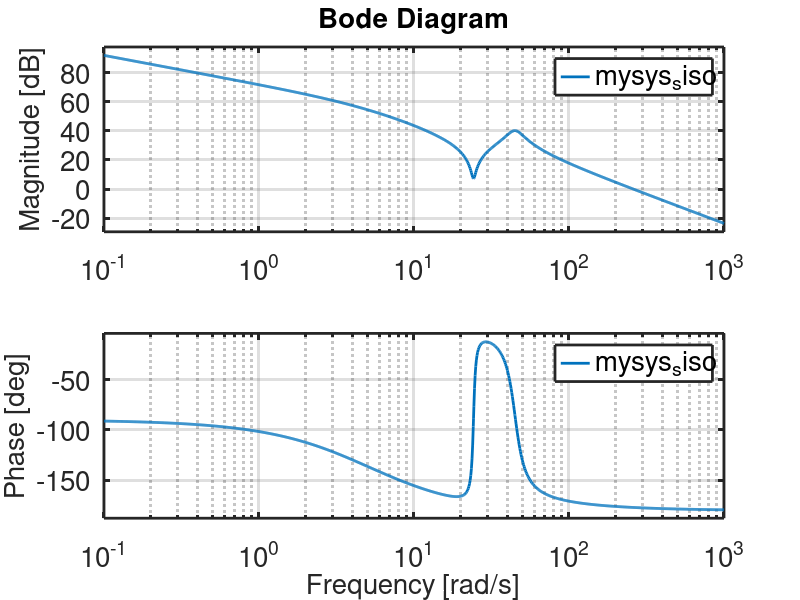

This chart was generated by the following MATLAB code: (Note: this script raises an error after producing the figure.)
% N. Boechler 1/15/24
% Example for 2DOF rotational system; free-free, onsite dampers

clc;
clear all;
close all;

% simulation duration
cycles_open=2; % number of cycles of characteristic time open loop
cycles_closed=10; % number of cycles of characteristic time closed loop
close_loop_step_target=2000; % closed loop step target [counts]

% system parameters
wn1=38.1780; % rad/s
wn2=24.2116; % rad/s
B1=0.1824; % beta
B2=0.0255;  % beta
k2=0.022; % V/m

m1=k2/wn1^2; % Vs^2/counts
m2=k2/wn2^2; % Vs^2/counts
d1=k2*2*B1/wn1; % Vs/count
d2=k2*2*B2/wn2; % Vs/count

% setup state space
A=[0 1 0 0; ...
    -k2/m1 -d1/m1 k2/m1 0; ...
    0 0 0 1; ...
    k2/m2 0 -k2/m2 -d2/m2];

B = zeros(4,1);
B(2,1) = 1/m1; % select input
C = zeros(2,4);
C(1,1)=1; % select outputs
C(2,3)=1; % select outputs
C_siso=zeros(1,4);
C_siso(1,1)=1; % choose encoder 1 for feedback
D = zeros(2,1);
D_siso=0;

mysys=ss(A,B,C,D);
mysys_siso=ss(A,B,C_siso,D_siso);

% step response
Tp=2*pi/wn2; % characteristic period [s]
dt=Tp*1E-3; % timestep [s]
T = Tp*cycles_open; % simulated time [s]
t=[0:dt:T];
y=step(mysys,t);

% plot open loop response
figure(01)
subplot(221)
plot(t,y(:,1),'LineWidth',2);
set(gca,'FontSize',20,'LineWidth',2);
xlabel('time [s]');
ylabel('x_1/U [counts/Volts]')
ylim(1.1*[min(y(:,1)) max(y(:,1))])
title('Open loop Step response')

subplot(223)
plot(t,y(:,2),'LineWidth',2);
set(gca,'FontSize',20,'LineWidth',2);
xlabel('time [s]');
ylabel('x_2/U [counts/Volts]')
ylim(1.1*[min(y(:,2)) max(y(:,2))])

% calculate and plot open loop Bode
subplot(2,2,[2,4])
bode(mysys_siso);
set(findall(gcf,'-property','FontSize'),'FontSize',20)
set(findall(gcf,'-property','LineWidth'),'LineWidth',2)


% motor gains only relevant to controller
mysys_siso_tf=tf(mysys_siso)
[num0 den0]=tfdata(mysys_siso_tf,'v');
mysys_siso_tf2=tf(num0*m1*m2,den0*m1*m2)

deng=[1/209 1]; % dynamics of the DC-motor (actuator)
Khw=9.7656e-3; % hardware gain 
numg=Khw; 
Ghdw=tf(numg,deng)

G=mysys_siso_tf2*Ghdw % add hardware transfer function

[C_pi,info] = pidtune(G,'PID') % PID tune

C_pi_tf=tf(C_pi) % convert controller to transfer function form
totalsys=feedback(G*C_pi_tf,1);  % combine controller and plant

% controlled step response
T_cont = Tp*cycles_closed;
t_control=[0:dt:T_cont];
opts = stepDataOptions('StepAmplitude',close_loop_step_target)
y_control=step(totalsys,t_control,opts);

% plot closed loop step response
figure(02)
plot(t_control,y_control,[0 T_cont],mean(y_control)*[1 1],'LineWidth',2);
set(gca,'FontSize',20,'LineWidth',2);
xlabel('time [s]');
ylabel('x_1 [counts]')
ylim(0.9*[min(y_control) 1.2*max(y_control)])

figure(03)
% calculate and plot Nyquist
subplot(221)
nyquist(totalsys);
set(findall(gcf,'-property','FontSize'),'FontSize',20)
set(findall(gcf,'-property','LineWidth'),'LineWidth',2)

% calculate and plot Root locus 
subplot(223)
rlocus(totalsys);
set(findall(gcf,'-property','FontSize'),'FontSize',20)
set(findall(gcf,'-property','LineWidth'),'LineWidth',2)

% calculate and plot closed loop Bode
subplot(2,2,[2,4])
bode(totalsys);
set(findall(gcf,'-property','FontSize'),'FontSize',20)
set(findall(gcf,'-property','LineWidth'),'LineWidth',2)

